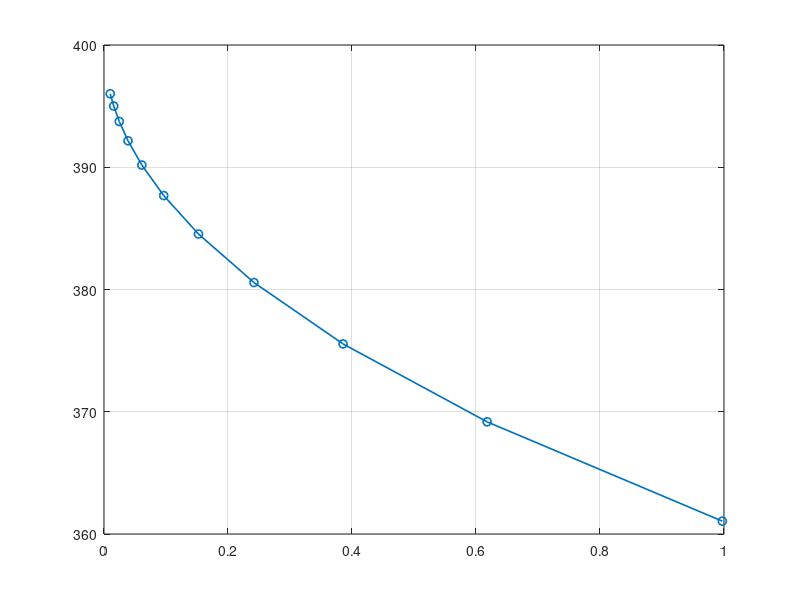

This figure's MATLAB source:

clear;
%% 
n   = 100;                      
a1  =  ones(1,n);
a2  = -a1;
tau = 100;                         
m   = 10;                          
tol = 1e-8;                       

%% memo
X = zeros(m+1,n);                  
F = zeros(m+1,2);                  

%% predictor
x      = 0.99*a1;
X(1,:) = x;
F(1,:) = [sum((x-1).^2) , sum((x+1).^2)];


tic;
for k = 1:m
  
    J = [x-a1; x-a2];

    [U,S,V] = svd(J,'econ');       
    u1 = U(:,1);                 
    s1 = S(1,1);                 
    v1 = V(:,1);                   

    t = tau/s1;
    p = x + (u1(1)*t) * v1.';    

    Jp = [p-a1; p-a2];
    [Up,~,~] = svd(Jp,'econ');    
    u2p = Up(:,2);               

    
    if any(u2p<0),  u2p = -u2p;  end
    alpha = u2p / sum(u2p);       

    
    c     = alpha(1) - alpha(2);   % λ1 − λ2
    x_new = c * ones(1,n);         % 1×n   ← mínimo de g(x)

   
    res = norm(([x_new-a1; x_new-a2].') * u2p);
    if res > tol
        warning('Iter %d: ||J^T u2|| = %.2e  > tol',k,res);
    end

    
    X(k+1,:) = x_new;
    F(k+1,:) = [sum((x_new-1).^2), sum((x_new+1).^2)];
    x        = x_new;
end


%% gráfica frente aproximado
plot(F(:,1),F(:,2),'o-','LineWidth',1.2), grid on
tot_t = toc;

fprintf('\nTiempo total: %.3f s\n', tot_t);

